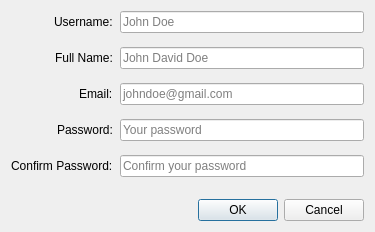
<?xml version="1.0" encoding="UTF-8"?>
<ui version="4.0">
 <class>addUserDialog</class>
 <widget class="QDialog" name="addUserDialog">
  <property name="geometry">
   <rect>
    <x>0</x>
    <y>0</y>
    <width>375</width>
    <height>232</height>
   </rect>
  </property>
  <property name="windowTitle">
   <string>Add user</string>
  </property>
  <layout class="QGridLayout" name="gridLayout">
   <item row="0" column="0">
    <layout class="QVBoxLayout" name="verticalLayout">
     <item>
      <layout class="QFormLayout" name="formLayout">
       <property name="fieldGrowthPolicy">
        <enum>QFormLayout::ExpandingFieldsGrow</enum>
       </property>
       <property name="labelAlignment">
        <set>Qt::AlignRight|Qt::AlignTrailing|Qt::AlignVCenter</set>
       </property>
       <property name="horizontalSpacing">
        <number>7</number>
       </property>
       <property name="verticalSpacing">
        <number>14</number>
       </property>
       <item row="1" column="1">
        <widget class="QLineEdit" name="username">
         <property name="placeholderText">
          <string>John Doe</string>
         </property>
        </widget>
       </item>
       <item row="3" column="1">
        <widget class="QLineEdit" name="emailid">
         <property name="placeholderText">
          <string>johndoe@gmail.com</string>
         </property>
        </widget>
       </item>
       <item row="4" column="0">
        <widget class="QLabel" name="passwordLabel">
         <property name="text">
          <string>Password:</string>
         </property>
        </widget>
       </item>
       <item row="4" column="1">
        <widget class="QLineEdit" name="password">
         <property name="echoMode">
          <enum>QLineEdit::Password</enum>
         </property>
         <property name="placeholderText">
          <string>Your password</string>
         </property>
        </widget>
       </item>
       <item row="5" column="0">
        <widget class="QLabel" name="confirmPasswordLabel">
         <property name="text">
          <string>Confirm Password:</string>
         </property>
        </widget>
       </item>
       <item row="5" column="1">
        <widget class="QLineEdit" name="rePassword">
         <property name="echoMode">
          <enum>QLineEdit::Password</enum>
         </property>
         <property name="placeholderText">
          <string>Confirm your password</string>
         </property>
        </widget>
       </item>
       <item row="3" column="0">
        <widget class="QLabel" name="emailIDLabel">
         <property name="text">
          <string>Email:</string>
         </property>
        </widget>
       </item>
       <item row="1" column="0">
        <widget class="QLabel" name="usernameLabel">
         <property name="text">
          <string>Username:</string>
         </property>
        </widget>
       </item>
       <item row="2" column="0">
        <widget class="QLabel" name="fullNameLabel">
         <property name="text">
          <string>Full Name:</string>
         </property>
        </widget>
       </item>
       <item row="2" column="1">
        <widget class="QLineEdit" name="lineEdit">
         <property name="placeholderText">
          <string>John David Doe</string>
         </property>
        </widget>
       </item>
      </layout>
     </item>
     <item>
      <widget class="QDialogButtonBox" name="buttonBox">
       <property name="orientation">
        <enum>Qt::Horizontal</enum>
       </property>
       <property name="standardButtons">
        <set>QDialogButtonBox::Cancel|QDialogButtonBox::Ok</set>
       </property>
      </widget>
     </item>
    </layout>
   </item>
  </layout>
 </widget>
 <resources/>
 <connections>
  <connection>
   <sender>buttonBox</sender>
   <signal>accepted()</signal>
   <receiver>addUserDialog</receiver>
   <slot>accept()</slot>
   <hints>
    <hint type="sourcelabel">
     <x>248</x>
     <y>254</y>
    </hint>
    <hint type="destinationlabel">
     <x>157</x>
     <y>274</y>
    </hint>
   </hints>
  </connection>
  <connection>
   <sender>buttonBox</sender>
   <signal>rejected()</signal>
   <receiver>addUserDialog</receiver>
   <slot>reject()</slot>
   <hints>
    <hint type="sourcelabel">
     <x>316</x>
     <y>260</y>
    </hint>
    <hint type="destinationlabel">
     <x>286</x>
     <y>274</y>
    </hint>
   </hints>
  </connection>
 </connections>
</ui>
